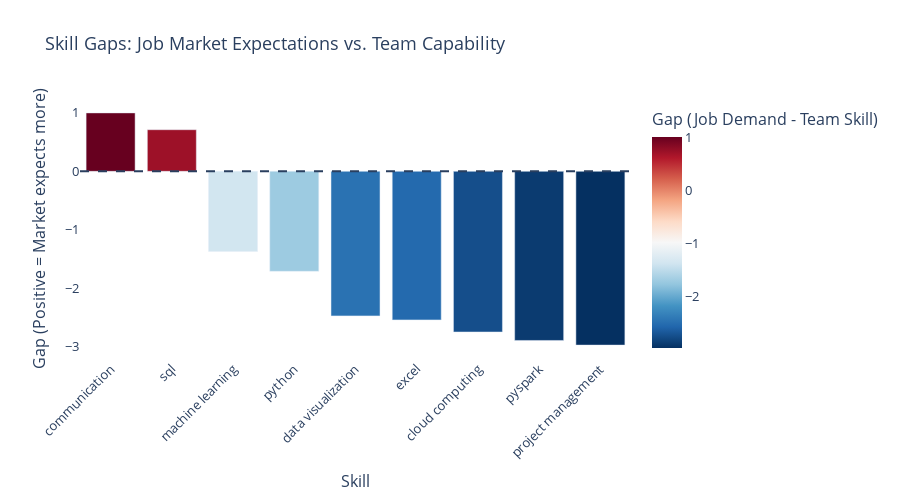

Notebook code cell kept with this figure:
### Code cell
import plotly.express as px

fig = px.bar(
    comparison_df,
    x='Skill',
    y='Skill Gap',
    color='Skill Gap',
    color_continuous_scale='RdBu_r',
    title='Skill Gaps: Job Market Expectations vs. Team Capability',
    labels={'Skill Gap': 'Gap (Job Demand - Team Skill)', 'Skill': 'Skill'},
)

fig.add_hline(y=0, line_dash='dash')
fig.update_layout(
    xaxis_tickangle=-45,
    yaxis_title='Gap (Positive = Market expects more)',
    font=dict(size=13),
    height=500,
    plot_bgcolor='white',
)
fig.write_html("figures/skill_gap_chart.html")
fig.write_html("figures/skill_gap_chart.html") 

fig.show()

### Figure 1 — Plotly figure (JSON) as saved in the notebook; plotly's stock layout.template omitted (floating-point values rounded to 4 significant figures)
{"data": [{"hovertemplate": "Skill=%{x}<br>Gap (Job Demand - Team Skill)=%{marker.color}<extra></extra>", "legendgroup": "", "marker": {"color": [1.0, 0.7123, -1.371, -1.711, -2.474, -2.543, -2.75, -2.894, -2.974], "coloraxis": "coloraxis", "pattern": {"shape": ""}}, "name": "", "orientation": "v", "showlegend": false, "textposition": "auto", "type": "bar", "x": ["communication", "sql", "machine learning", "python", "data visualization", "excel", "cloud computing", "pyspark", "project management"], "xaxis": "x", "y": [1.0, 0.7123, -1.371, -1.711, -2.474, -2.543, -2.75, -2.894, -2.974], "yaxis": "y"}], "layout": {"barmode": "relative", "coloraxis": {"colorbar": {"title": {"text": "Gap (Job Demand - Team Skill)"}}, "colorscale": [[0, "rgb(5,48,97)"], [0.1, "rgb(33,102,172)"], [0.2, "rgb(67,147,195)"], [0.3, "rgb(146,197,222)"], [0.4, "rgb(209,229,240)"], [0.5, "rgb(247,247,247)"], [0.6, "rgb(253,219,199)"], [0.7, "rgb(244,165,130)"], [0.8, "rgb(214,96,77)"], [0.9, "rgb(178,24,43)"], [1, "rgb(103,0,31)"]]}, "font": {"size": 13}, "height": 500, "legend": {"tracegroupgap": 0}, "plot_bgcolor": "white", "shapes": [{"line": {"dash": "dash"}, "type": "line", "x0": 0, "x1": 1, "xref": "x domain", "y0": 0, "y1": 0, "yref": "y"}], "title": {"text": "Skill Gaps: Job Market Expectations vs. Team Capability"}, "xaxis": {"anchor": "y", "domain": [0, 1], "tickangle": -45, "title": {"text": "Skill"}}, "yaxis": {"anchor": "x", "domain": [0, 1], "title": {"text": "Gap (Positive = Market expects more)"}}}}
